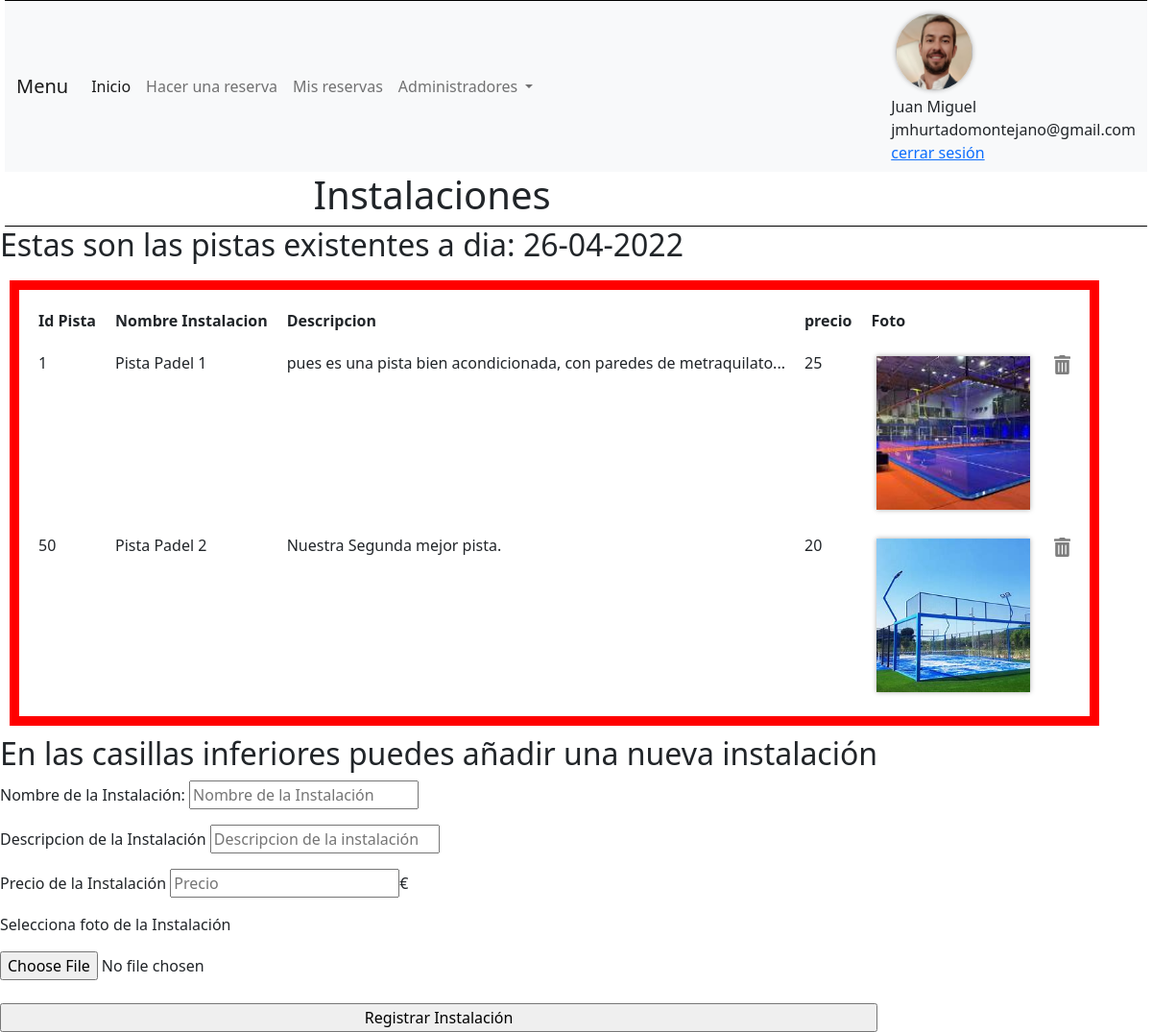
Page /instalaciones.php (signed in) on the committed database.
### tables this page shows
CREATE TABLE `usuarios` (
  `id` int(11) NOT NULL,
  `nombre` varchar(100) NOT NULL,
  `apellidos` varchar(100) NOT NULL,
  `telefono` int(11) NOT NULL,
  `email` varchar(100) NOT NULL,
  `password` varchar(100) NOT NULL,
  `foto` varchar(200) NOT NULL,
  `cookie_id` varchar(100) NOT NULL,
  `privilegios` varchar(200) NOT NULL,
  `fecha_registro` timestamp NOT NULL DEFAULT current_timestamp()
);

CREATE TABLE `instalaciones` (
  `id_instalacion` int(11) NOT NULL,
  `nombre_instalacion` varchar(50) NOT NULL,
  `descripcion_instalacion` varchar(500) NOT NULL,
  `precio_hora_instalacion` int(11) NOT NULL,
  `foto_instalacion` varchar(200) NOT NULL,
  `fecha_registro` datetime NOT NULL DEFAULT current_timestamp()
);

### utilidades/Session.php (called while the page is built, shortened)
<?php
class Session {
    static public function existe(){
        return isset($_SESSION['id_usuario_sesion']);
    }
    static public function obtener(){
        if(isset($_SESSION['id_usuario_sesion']))
            return $_SESSION['id_usuario_sesion'];
        else
            return false;
    }
}

### modelos/UsuarioDAO.php (called while the page is built, shortened)
<?php
class UsuarioDAO {
    private $conn;
    public function __construct($conn) {
        $this->conn = $conn;
    }
    public function find($id) {
        $sql = "SELECT * FROM usuarios WHERE id=$id";
        if (!$result = $this->conn->query($sql)) {
            die("Error en la SQL: " . $this->conn->error);
        }
        return $result->fetch_object('Usuario');
    }
}

### modelos/Usuario.php (called while the page is built, shortened)
<?php
class Usuario {
    private $nombre;
    private $email;
    private $foto;
    private $privilegios;
    function getPrivilegios() {
        return $this->privilegios;
    }
    function getNombre() {
        return $this->nombre;
    }
    function getEmail() {
        return $this->email;
    }
    function getFoto() {
        return $this->foto;
    }
}

### utilidades/ConexionBD.php (called while the page is built, shortened)
<?php
class ConexionBD {
    public static function conectar(): mysqli{
        $conn = new mysqli('localhost','admin','admin','gestion_reservas');
        return $conn;
    }
}

### modelos/InstalacionDAO.php (called while the page is built, shortened)
<?php
class InstalacionDAO {
    private $conn;
    public function __construct($conn) {
        $this->conn = $conn;
    }
    public function findallInstalaciones() {
        $sql = "SELECT * FROM instalaciones";
        if (!$result = $this->conn->query($sql)) {
            die("Error en la SQL: " . $this->conn->error);
        }
        $array_instalaciones = Array();
        while ($instalacion = $result->fetch_object('Instalacion')) {
            $array_instalaciones[] = $instalacion;
        }
        return $array_instalaciones;
    }
}

### modelos/Instalacion.php (called while the page is built, shortened)
<?php
class Instalacion{
private $id_instalacion;
private $nombre_instalacion;
private $descripcion_instalacion;
private $precio_hora_instalacion;
private $foto_instalacion;
function getId_instalacion() {
    return $this->id_instalacion;
}
function getNombre_instalacion() {
    return $this->nombre_instalacion;
}
function getPrecio_hora_instalacion() {
    return $this->precio_hora_instalacion;
}
function getDescripcion_instalacion() {
    return $this->descripcion_instalacion;
}
function getFoto_instalacion() {
    return $this->foto_instalacion;
}
}

### instalaciones.php (the view, shortened to what this page needs)
<?php
require 'utilidades/ConexionBD.php';
require 'modelos/Usuario.php';
require 'modelos/UsuarioDAO.php';
require 'modelos/Instalacion.php';
require 'modelos/InstalacionDAO.php';
require 'utilidades/Session.php';
$nombre_instalacion = '';
$descripcion_instalacion = '';
$precio = '';
$token = $_SESSION['token'];
?>
<!DOCTYPE html>
<html>
    <head>
        <link rel="stylesheet" type="text/css" href="utilidades/styleGestionReservas.css">
    </head>
    <body>
        <menu>
            <?php
            $titulo = "Instalaciones";
            include ('utilidades/menu.php')
            ?>
        </menu>
        <?php if (Session::existe() && $usuario->getPrivilegios() == 'admin') { ?>
            <?php
            $instalacionDAO = new InstalacionDAO(ConexionBD::conectar());
            $instalaciones = $instalacionDAO->findallInstalaciones();
            ?>
            <h2>Estas son las pistas existentes a dia: <?php print_r(date('d-m-Y')); ?></h2>
            <br>
            <div id="tables">
                <table>
                    <thead>
                        <tr>
                            <th>Id Pista  </th>
                            <th>Nombre Instalacion</th>
                            <th>Descripcion</th>
                            <th>precio</th>
                            <th>Foto</th>
                        </tr>
                    </thead>
                    <tbody>
                        <?php foreach ($instalaciones as $instalacion) { ?>
                            <tr>
                                <td><?php echo $instalacion->getId_instalacion(); ?></td>
                                <td><?php echo $instalacion->getNombre_instalacion(); ?> </td>
                                <td><?php echo $instalacion->getDescripcion_instalacion(); ?> </td>
                                <td><?php echo $instalacion->getPrecio_hora_instalacion(); ?> </td>
                                <td><div id="foto_instalacion" style="background-image: url(imagenes/instalaciones/<?= $instalacion->getFoto_instalacion() ?>)"></div> </td>
                                <td><a href="borrarInstalacion.php?id=<?= $instalacion->getId_instalacion() ?>&t=<?= $token ?>"><img src="imagenes/iconos/trash.svg" class="papelera"></a></td>
                            <?php } ?>
                        </tr>
                    </tbody>
                </table>
            </div>
            <br>
            <div id="formulario">
                <form action="" method="post" class="formulario" enctype="multipart/form-data">
                    <h2>En las casillas inferiores puedes añadir una nueva instalación</h2>
                    <p>Nombre de la Instalación:
                        <input type="text" placeholder="Nombre de la Instalación" value="<?php echo $nombre_instalacion; ?>" name="nombre_instalacion"></p>
                    <p>Descripcion de la Instalación
                        <input type="text" placeholder="Descripcion de la instalación" value="<?php echo $descripcion_instalacion; ?>" name="descripcion_instalacion"></p>
                    <p>Precio de la Instalación
                        <input type="number" placeholder="Precio" name="precio" width="10" value="<?php echo $precio; ?>">€</p>
                    <div><p>Selecciona foto de la Instalación</p> </div>
                    <input type="file" name="foto" accept="image/*"><br>
                    <input type="submit" value="Registrar Instalación" name="registrar_instalacion" />
                </form>
            </div>
        <?php } ?>
    </body>
</html>

### utilidades/menu.php (shortened to what this page needs)
<!DOCTYPE html>
<html lang="es">
<head>
    <link href="https://cdn.jsdelivr.net/npm/bootstrap@5.0.2/dist/css/bootstrap.min.css" rel="stylesheet"
>
</head>
<nav class="navbar navbar-expand-lg navbar-light bg-light">
    <div class="container-fluid">
        <a class="navbar-brand" href="#">Menu</a>
        <div class="collapse navbar-collapse" id="navbarSupportedContent">
            <ul class="navbar-nav me-auto mb-2 mb-lg-0">
                <li class="nav-item">
                    <a class="nav-link active" aria-current="page" href="index.php">Inicio</a>
                </li>
                <li class="nav-item">
                    <a class="nav-link" href="reservar.php">Hacer una reserva</a>
                </li>
                <li class="nav-item">
                    <a class="nav-link" href="mis_reservas.php">Mis reservas</a>
                </li>
                <?php if (Session::existe()) { ?>
                <?php
                $conn = ConexionBD::conectar();
                    $usuDAO = new UsuarioDAO($conn);
                    $usuario = $usuDAO->find(Session::obtener());
                    ?>
                <?php if ($usuario->getPrivilegios() == 'admin') { ?>
                <li class="nav-item dropdown">
                    <a class="nav-link dropdown-toggle" href="#" id="navbarDropdown" role="button"
                        data-bs-toggle="dropdown" aria-expanded="false">
                        Administradores
                    </a>
                </li>
                <?php } ?>
                <?php } ?>
            </ul>
            <?php if (Session::existe()): ?>
            <?php
            $conn = ConexionBD::conectar();
            $usuDAO = new UsuarioDAO($conn);
            $usuario = $usuDAO->find(Session::obtener());
            ?>
            <div id="usuario">
                <img width="120" height="120" id="foto_usuario"
                    style="background-image: url(imagenes/fotosUsuarios/<?= $usuario->getFoto() ?>); background-size:cover; background-position:center"></img>
                <div id="datos_usuario"><?= $usuario->getNombre() ?> <br>
                    <?= $usuario->getEmail() ?> <br>
                    <a href="logout.php">cerrar sesión</a>
                </div>
            </div>
            <?php endif; ?>
        </div>
    </div>
</nav>
<header>
    <div id="titulo">
        <h1><?php echo $titulo ?></h1>
    </div>
</header>

### utilidades/styleGestionReservas.css (style rules this page uses)
header { overflow: auto; }
h2 { display: inline-block; }
#usuario,#login { display: block; flex-direction: column; float: right; position: relative; }
#titulo { margin-right: 300px; text-align: center; }
form { display: inline-flex; flex-direction: column; }
#formulario { display: inline-flex; flex-direction: column; column-span: all; }
.papelera { height: 20px; opacity: 0.5; }
menu { overflow: auto; border-bottom: 1px solid black; border-top: 1px solid black; margin: 0px 5px; padding: 0px; }
#foto_usuario { height: 80px; width: 80px; background-size: cover; background-position: center; border-radius: 40px; box-shadow: 0px 0px 5px 0px #aaa; margin: 5px; }
#foto_instalacion { height: 160px; width: 160px; background-size: cover; background-position: center; box-shadow: 0px 0px 5px 0px #aaa; margin: 5px; float: right; }
#datos_usuario { position: static; top:40px; left: 100px; }
#tables { border: 10px solid red; display: inline-block; margin: 10px; padding: 10px; float: left; position: inherit; }
td, th, tr#tables { align-content: space-between; margin: 10px; padding: 10px; border-bottom: 1px solid black; }

### rows in the picture
usuarios: nombre "Juan Miguel", email "jmhurtadomontejano@gmail.com", privilegios "26-04-2022"
instalaciones: id_instalacion "1", nombre_instalacion "Pista Padel 1", descripcion_instalacion "pues es una pista bien acondicionada, con paredes de metraquilato...", precio_hora_instalacion "25", foto_instalacion (picture)
instalaciones: id_instalacion "50", nombre_instalacion "Pista Padel 2", descripcion_instalacion "Nuestra Segunda mejor pista.", precio_hora_instalacion "20", foto_instalacion (picture)

### other values in the picture
$titulo "Instalaciones"
